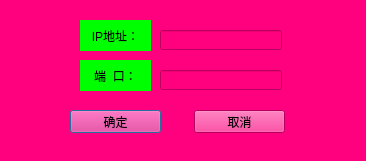
<?xml version="1.0" encoding="UTF-8"?>
<ui version="4.0">
 <class>ServLogin</class>
 <widget class="QDialog" name="ServLogin">
  <property name="geometry">
   <rect>
    <x>0</x>
    <y>0</y>
    <width>366</width>
    <height>161</height>
   </rect>
  </property>
  <property name="windowTitle">
   <string>连接服务器</string>
  </property>
  <property name="styleSheet">
   <string notr="true">background-color: rgb(255, 0, 127);</string>
  </property>
  <widget class="QLineEdit" name="port">
   <property name="geometry">
    <rect>
     <x>160</x>
     <y>70</y>
     <width>122</width>
     <height>20</height>
    </rect>
   </property>
  </widget>
  <widget class="QLabel" name="label_3">
   <property name="geometry">
    <rect>
     <x>80</x>
     <y>20</y>
     <width>71</width>
     <height>31</height>
    </rect>
   </property>
   <property name="styleSheet">
    <string notr="true">background-color: rgb(0, 255, 0);</string>
   </property>
   <property name="text">
    <string notr="true">IP地址：</string>
   </property>
   <property name="alignment">
    <set>Qt::AlignCenter</set>
   </property>
  </widget>
  <widget class="QLabel" name="label_4">
   <property name="geometry">
    <rect>
     <x>80</x>
     <y>60</y>
     <width>71</width>
     <height>31</height>
    </rect>
   </property>
   <property name="styleSheet">
    <string notr="true">background-color: rgb(0, 255, 0);</string>
   </property>
   <property name="text">
    <string>端  口：</string>
   </property>
   <property name="alignment">
    <set>Qt::AlignCenter</set>
   </property>
  </widget>
  <widget class="QLineEdit" name="ip">
   <property name="geometry">
    <rect>
     <x>160</x>
     <y>30</y>
     <width>122</width>
     <height>20</height>
    </rect>
   </property>
  </widget>
  <widget class="QPushButton" name="Blg">
   <property name="geometry">
    <rect>
     <x>70</x>
     <y>110</y>
     <width>91</width>
     <height>23</height>
    </rect>
   </property>
   <property name="text">
    <string>确定</string>
   </property>
  </widget>
  <widget class="QPushButton" name="Bcl">
   <property name="geometry">
    <rect>
     <x>194</x>
     <y>110</y>
     <width>91</width>
     <height>23</height>
    </rect>
   </property>
   <property name="text">
    <string>取消</string>
   </property>
  </widget>
 </widget>
 <resources/>
 <connections/>
</ui>
